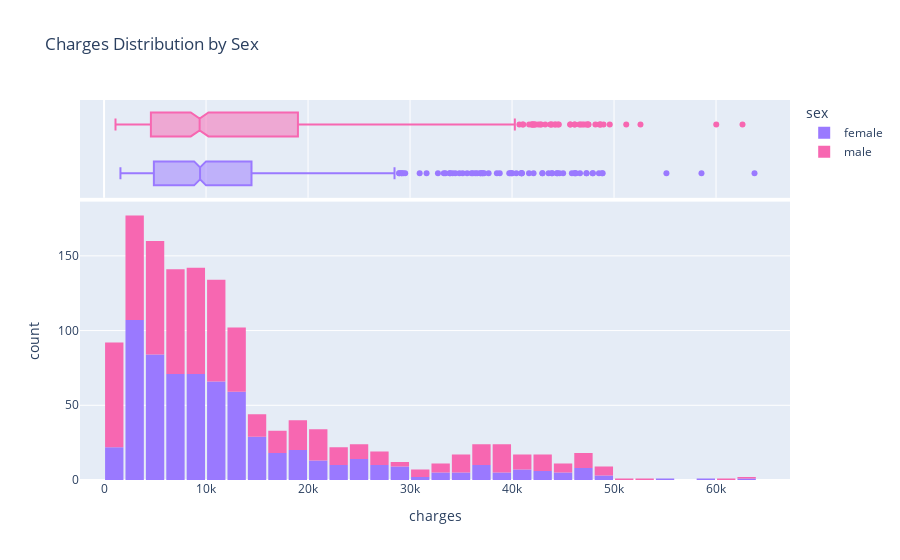

The code cell stored with this chart in its notebook:
### Code cell
# charges according to sex
fig = px.histogram(medical_df,
                   x = 'charges',
                   marginal = 'box',
                   color='sex',
                   color_discrete_sequence=["#9a79ff","#f767b1"],
                   title='Charges Distribution by Sex')
fig.update_layout(bargap=0.1)
fig.show()

### Figure 1 — Plotly figure (JSON) as saved in the notebook; plotly's stock layout.template omitted (floating-point values rounded to 4 significant figures; data arrays with more than 128 entries replaced by an {"elided": "..."} marker saying what was removed)
{"data": [{"bingroup": "x", "hovertemplate": "sex=female<br>charges=%{x}<br>count=%{y}<extra></extra>", "legendgroup": "female", "marker": {"color": "#9a79ff", "pattern": {"shape": ""}}, "name": "female", "orientation": "v", "showlegend": true, "type": "histogram", "x": {"elided": "662 float values"}, "xaxis": "x", "yaxis": "y"}, {"hovertemplate": "sex=female<br>charges=%{x}<extra></extra>", "legendgroup": "female", "marker": {"color": "#9a79ff"}, "name": "female", "notched": true, "showlegend": false, "type": "box", "x": {"elided": "662 float values"}, "xaxis": "x2", "yaxis": "y2"}, {"bingroup": "x", "hovertemplate": "sex=male<br>charges=%{x}<br>count=%{y}<extra></extra>", "legendgroup": "male", "marker": {"color": "#f767b1", "pattern": {"shape": ""}}, "name": "male", "orientation": "v", "showlegend": true, "type": "histogram", "x": {"elided": "676 float values"}, "xaxis": "x", "yaxis": "y"}, {"hovertemplate": "sex=male<br>charges=%{x}<extra></extra>", "legendgroup": "male", "marker": {"color": "#f767b1"}, "name": "male", "notched": true, "showlegend": false, "type": "box", "x": {"elided": "676 float values"}, "xaxis": "x2", "yaxis": "y2"}], "layout": {"bargap": 0.1, "barmode": "relative", "legend": {"title": {"text": "sex"}, "tracegroupgap": 0}, "title": {"text": "Charges Distribution by Sex"}, "xaxis": {"anchor": "y", "domain": [0, 1], "title": {"text": "charges"}}, "xaxis2": {"anchor": "y2", "domain": [0, 1], "matches": "x", "showgrid": true, "showticklabels": false}, "yaxis": {"anchor": "x", "domain": [0, 0.7326], "title": {"text": "count"}}, "yaxis2": {"anchor": "x2", "domain": [0.7426, 1], "matches": "y2", "showgrid": false, "showline": false, "showticklabels": false, "ticks": ""}}}
